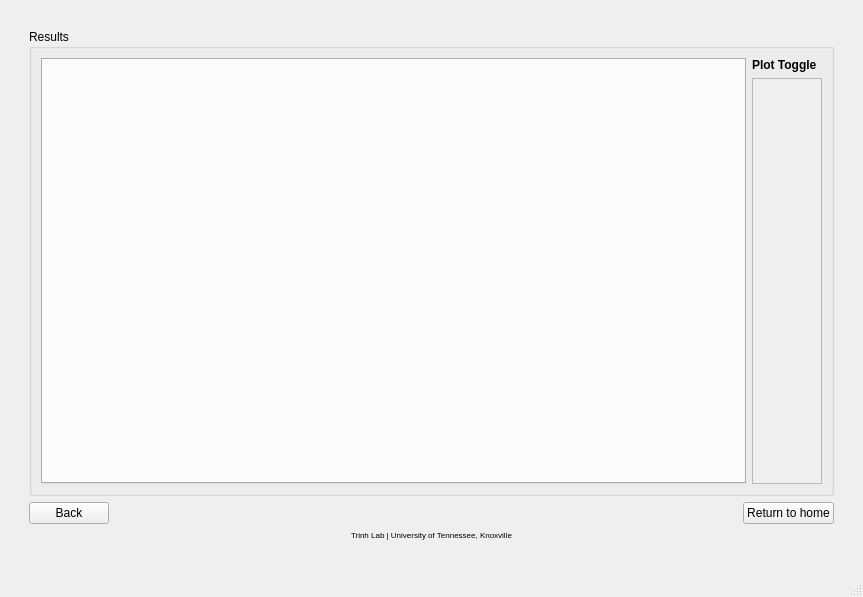
<?xml version="1.0" encoding="UTF-8"?>
<ui version="4.0">
 <class>MainWindow</class>
 <widget class="QMainWindow" name="MainWindow">
  <property name="geometry">
   <rect>
    <x>0</x>
    <y>0</y>
    <width>863</width>
    <height>597</height>
   </rect>
  </property>
  <property name="windowTitle">
   <string>Results Window</string>
  </property>
  <widget class="QWidget" name="centralwidget">
   <layout class="QGridLayout" name="gridLayout">
    <item row="2" column="0" rowspan="3">
     <spacer name="horizontalSpacer_2">
      <property name="orientation">
       <enum>Qt::Horizontal</enum>
      </property>
      <property name="sizeType">
       <enum>QSizePolicy::Fixed</enum>
      </property>
      <property name="sizeHint" stdset="0">
       <size>
        <width>20</width>
        <height>20</height>
       </size>
      </property>
     </spacer>
    </item>
    <item row="0" column="1" colspan="2">
     <spacer name="verticalSpacer_2">
      <property name="orientation">
       <enum>Qt::Vertical</enum>
      </property>
      <property name="sizeType">
       <enum>QSizePolicy::Fixed</enum>
      </property>
      <property name="sizeHint" stdset="0">
       <size>
        <width>20</width>
        <height>20</height>
       </size>
      </property>
     </spacer>
    </item>
    <item row="3" column="1" colspan="2">
     <widget class="QLabel" name="label">
      <property name="text">
       <string>&lt;html&gt;&lt;head/&gt;&lt;body&gt;&lt;p align=&quot;center&quot;&gt;&lt;span style=&quot; font-size:6pt;&quot;&gt;Trinh Lab | University of Tennessee, Knoxville&lt;/span&gt;&lt;/p&gt;&lt;/body&gt;&lt;/html&gt;</string>
      </property>
     </widget>
    </item>
    <item row="2" column="2" alignment="Qt::AlignRight">
     <widget class="QPushButton" name="rtn_home_btn">
      <property name="text">
       <string>Return to home</string>
      </property>
     </widget>
    </item>
    <item row="1" column="1" colspan="2">
     <widget class="QGroupBox" name="all_box">
      <property name="sizePolicy">
       <sizepolicy hsizetype="Expanding" vsizetype="Expanding">
        <horstretch>0</horstretch>
        <verstretch>0</verstretch>
       </sizepolicy>
      </property>
      <property name="minimumSize">
       <size>
        <width>400</width>
        <height>0</height>
       </size>
      </property>
      <property name="title">
       <string>Results</string>
      </property>
      <layout class="QGridLayout" name="gridLayout_2">
       <item row="0" column="0" rowspan="2">
        <widget class="QTabWidget" name="multiwidget">
         <property name="sizePolicy">
          <sizepolicy hsizetype="MinimumExpanding" vsizetype="Expanding">
           <horstretch>0</horstretch>
           <verstretch>0</verstretch>
          </sizepolicy>
         </property>
         <property name="minimumSize">
          <size>
           <width>300</width>
           <height>0</height>
          </size>
         </property>
         <property name="currentIndex">
          <number>-1</number>
         </property>
         <property name="elideMode">
          <enum>Qt::ElideLeft</enum>
         </property>
        </widget>
       </item>
       <item row="0" column="2">
        <widget class="QLabel" name="label_2">
         <property name="sizePolicy">
          <sizepolicy hsizetype="Preferred" vsizetype="Preferred">
           <horstretch>0</horstretch>
           <verstretch>0</verstretch>
          </sizepolicy>
         </property>
         <property name="text">
          <string>&lt;html&gt;&lt;head/&gt;&lt;body&gt;&lt;p&gt;&lt;span style=&quot; font-weight:600;&quot;&gt;Plot Toggle&lt;/span&gt;&lt;/p&gt;&lt;/body&gt;&lt;/html&gt;</string>
         </property>
        </widget>
       </item>
       <item row="1" column="2">
        <widget class="QScrollArea" name="scroll_area">
         <property name="sizePolicy">
          <sizepolicy hsizetype="Fixed" vsizetype="Expanding">
           <horstretch>0</horstretch>
           <verstretch>0</verstretch>
          </sizepolicy>
         </property>
         <property name="focusPolicy">
          <enum>Qt::StrongFocus</enum>
         </property>
         <property name="horizontalScrollBarPolicy">
          <enum>Qt::ScrollBarAsNeeded</enum>
         </property>
         <property name="sizeAdjustPolicy">
          <enum>QAbstractScrollArea::AdjustToContents</enum>
         </property>
         <property name="widgetResizable">
          <bool>true</bool>
         </property>
         <property name="alignment">
          <set>Qt::AlignLeading|Qt::AlignLeft|Qt::AlignTop</set>
         </property>
         <widget class="QWidget" name="scrollAreaWidgetContents">
          <property name="geometry">
           <rect>
            <x>0</x>
            <y>0</y>
            <width>60</width>
            <height>406</height>
           </rect>
          </property>
         </widget>
        </widget>
       </item>
      </layout>
     </widget>
    </item>
    <item row="6" column="1" colspan="2">
     <spacer name="verticalSpacer">
      <property name="orientation">
       <enum>Qt::Vertical</enum>
      </property>
      <property name="sizeType">
       <enum>QSizePolicy::Fixed</enum>
      </property>
      <property name="sizeHint" stdset="0">
       <size>
        <width>20</width>
        <height>20</height>
       </size>
      </property>
     </spacer>
    </item>
    <item row="2" column="3" rowspan="3">
     <spacer name="horizontalSpacer">
      <property name="orientation">
       <enum>Qt::Horizontal</enum>
      </property>
      <property name="sizeType">
       <enum>QSizePolicy::Fixed</enum>
      </property>
      <property name="sizeHint" stdset="0">
       <size>
        <width>20</width>
        <height>20</height>
       </size>
      </property>
     </spacer>
    </item>
    <item row="2" column="1" alignment="Qt::AlignLeft">
     <widget class="QPushButton" name="back_button">
      <property name="text">
       <string>Back</string>
      </property>
     </widget>
    </item>
   </layout>
  </widget>
  <widget class="QStatusBar" name="statusbar">
   <property name="enabled">
    <bool>false</bool>
   </property>
  </widget>
  <action name="save_all">
   <property name="text">
    <string>Save All Figures</string>
   </property>
  </action>
 </widget>
 <resources/>
 <connections/>
</ui>
